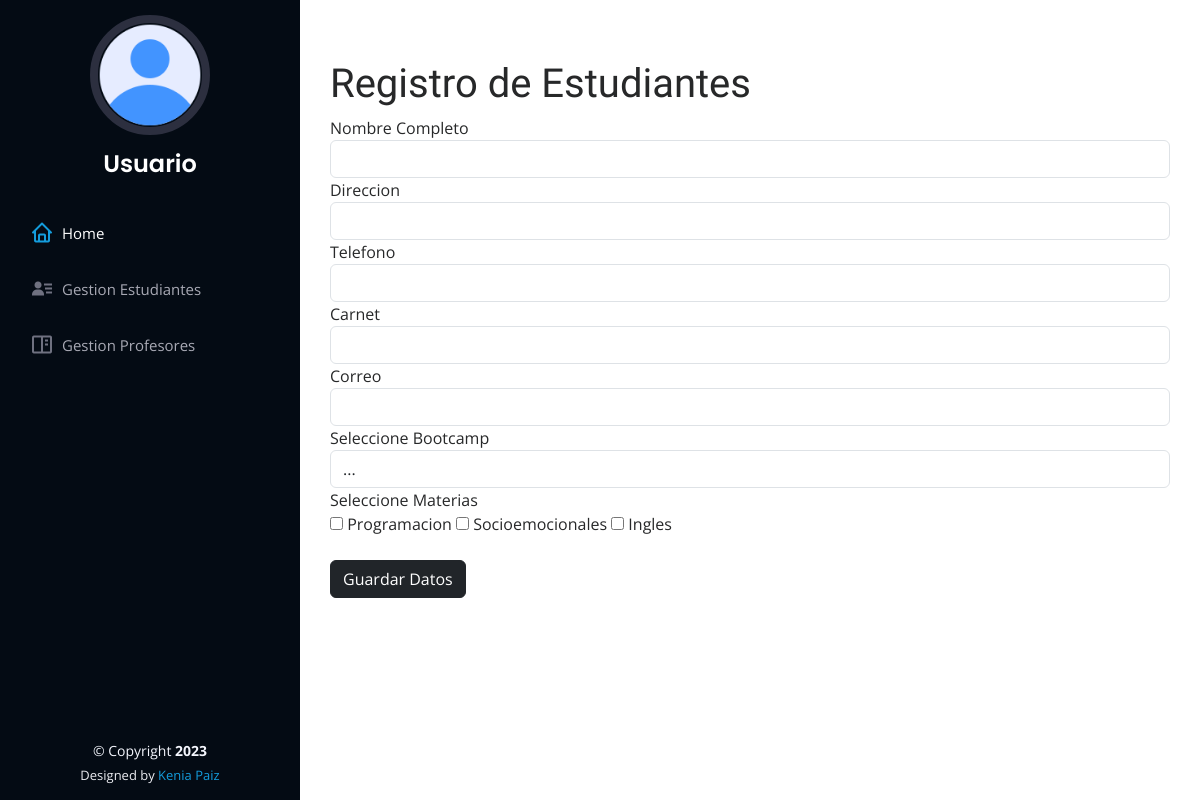
/practica_kodigo/registrar_estudiante.php, run on the app's committed database.
### tables this page shows
CREATE TABLE `materias` (
  `id` int(11) NOT NULL,
  `materia` varchar(30) NOT NULL
);

### practica_kodigo/clases/Estudiantes.php (called while the page is built, shortened)
<?php
class Estudiante extends Conexion{
    public function getMaterias(){
        $pdo = $this->conectar();
        $consulta = $pdo->query("SELECT * FROM materias");
        $consulta->execute();
        $resultado = $consulta->fetchAll(PDO::FETCH_ASSOC);
        return $resultado;
    }
}
?>

### practica_kodigo/registrar_estudiante.php (the view, shortened to what this page needs)
<!DOCTYPE html>
<html lang="en">
<head>
    <link href="assets/vendor/bootstrap/css/bootstrap.min.css" rel="stylesheet">
    <link href="assets/vendor/bootstrap-icons/bootstrap-icons.css" rel="stylesheet">
    <link href="assets/vendor/boxicons/css/boxicons.min.css" rel="stylesheet">
    <link href="assets/css/style.css" rel="stylesheet">
</head>
<body>
    <?php include "./modulos/header.php";
        require "./clases/Estudiantes.php";
        $estudiantes = new Estudiante();
        $arreglo_materias = $estudiantes->getMaterias();
    ?>
    <main id="main">
        <section class="container">
            <h1>Registro de Estudiantes</h1>
            <form action="" method="POST">
                <label for="">Nombre Completo</label>
                <input type="text" class="form-control" name="nombre" required>
                <label for="">Direccion</label>
                <input type="text" class="form-control" name="direccion" required>
                <label for="">Telefono</label>
                <input type="number" class="form-control" name="telefono" required>
                <label for="">Carnet</label>
                <input type="text" class="form-control" name="carnet" required>
                <label for="">Correo</label>
                <input type="text" class="form-control" name="correo" required>
                <label for="">Seleccione Bootcamp</label>
                <select name="bootcamp" class="form-control" id="">
                    <option value="">...</option>
                </select>
                <label for="">Seleccione Materias</label><br>
                <?php
                        foreach($arreglo_materias as $materia){
                    ?>
                        <input type="checkbox" name="materias[]" value="<?php echo $materia["id"]; ?>"> <?php echo $materia["materia"]; ?>
                <?php } ?>
                <br>
                <input type="submit" class="btn btn-dark mt-4" value="Guardar Datos">
            </form>
        </section>
    </main>
    <?php include "./modulos/footer.php";  ?>
</body>
</html>

### practica_kodigo/assets/css/style.css (style rules this page uses)
body { font-family: "Open Sans", sans-serif; color: #272829; }
h1, h2, h3, h4, h5, h6 { font-family: "Raleway", sans-serif; }
#main { margin-left: 300px; }
.container, .container-fluid { padding-left: 30px; padding-right: 30px; }
section { padding: 60px 0; overflow: hidden; }

### data on the page
materias: materia "Programacion"
materias: materia "Socioemocionales"
materias: materia "Ingles"
